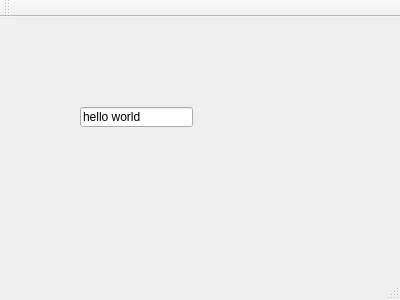
<?xml version="1.0" encoding="UTF-8"?>
<ui version="4.0">
 <class>MainWindow</class>
 <widget class="QMainWindow" name="MainWindow">
  <property name="geometry">
   <rect>
    <x>0</x>
    <y>0</y>
    <width>400</width>
    <height>300</height>
   </rect>
  </property>
  <property name="windowTitle">
   <string>MainWindow</string>
  </property>
  <widget class="QWidget" name="centralWidget">
   <widget class="QLineEdit" name="lineEdit">
    <property name="geometry">
     <rect>
      <x>80</x>
      <y>90</y>
      <width>113</width>
      <height>20</height>
     </rect>
    </property>
    <property name="text">
     <string>hello world</string>
    </property>
   </widget>
  </widget>
  <widget class="QMenuBar" name="menuBar">
   <property name="geometry">
    <rect>
     <x>0</x>
     <y>0</y>
     <width>400</width>
     <height>21</height>
    </rect>
   </property>
  </widget>
  <widget class="QToolBar" name="mainToolBar">
   <attribute name="toolBarArea">
    <enum>TopToolBarArea</enum>
   </attribute>
   <attribute name="toolBarBreak">
    <bool>false</bool>
   </attribute>
  </widget>
  <widget class="QStatusBar" name="statusBar"/>
 </widget>
 <layoutdefault spacing="6" margin="11"/>
 <resources/>
 <connections/>
</ui>
